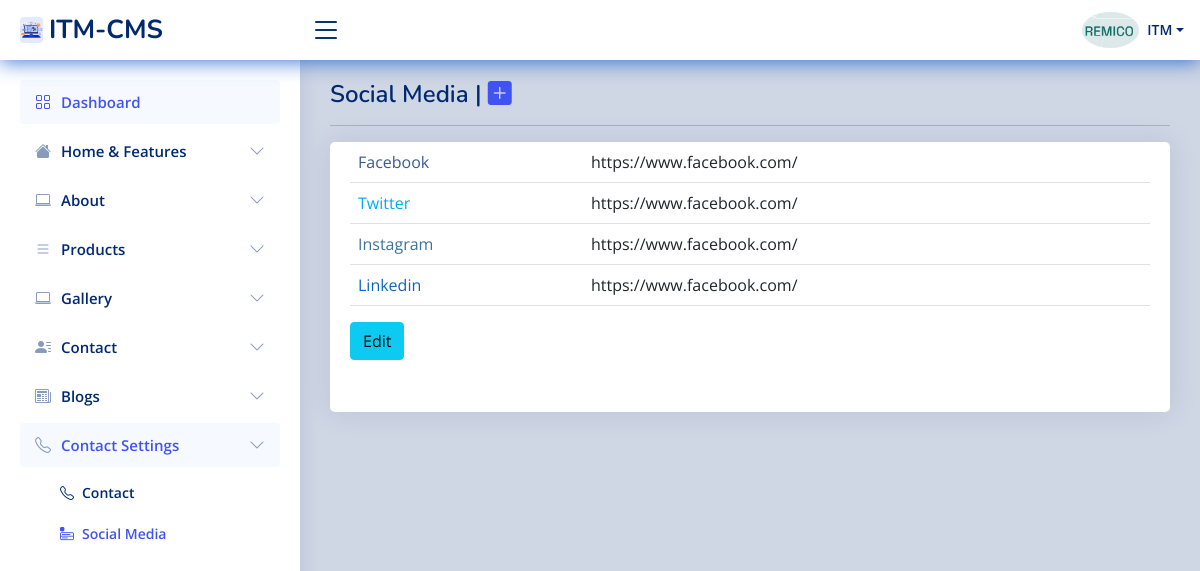
/itm-admin/user/social-media (signed in), run on the app's committed database.
### tables this page shows
CREATE TABLE `stuff` (
  `userid` int(11) NOT NULL,
  `stuff_name` varchar(50) NOT NULL,
  `position` varchar(500) NOT NULL,
  `contact_info` varchar(50) NOT NULL,
  `business_name` varchar(500) NOT NULL,
  `business_details` varchar(250) NOT NULL,
  `service_charge` varchar(250) NOT NULL,
  `business_phone` varchar(100) NOT NULL,
  `business_email` varchar(250) NOT NULL,
  `biz_web` varchar(200) NOT NULL,
  `business_address` varchar(500) NOT NULL,
  `invoice_welcome` varchar(500) NOT NULL,
  `photo` varchar(150) NOT NULL,
  `sign_img` text NOT NULL,
  `join_date` date NOT NULL,
  `status` int(11) NOT NULL,
  `software_status` int(11) NOT NULL,
  `comments` varchar(500) NOT NULL,
  `division_id` int(11) NOT NULL,
  `district_id` int(11) NOT NULL,
  `upazila_id` int(11) NOT NULL,
  `inv_name` varchar(50) NOT NULL
);

CREATE TABLE `user` (
  `userid` int(11) NOT NULL,
  `full_name` varchar(250) NOT NULL,
  `username` varchar(50) NOT NULL,
  `password` varchar(200) NOT NULL,
  `access_level` int(11) NOT NULL,
  `status` int(11) NOT NULL,
  `expire_date` date NOT NULL
);

CREATE TABLE `social_media` (
  `id` int(11) NOT NULL,
  `user_id` int(11) NOT NULL,
  `facebook` varchar(100) NOT NULL,
  `twitter` varchar(100) NOT NULL,
  `youtube` varchar(100) NOT NULL,
  `instagram` varchar(100) NOT NULL,
  `tiktok` varchar(255) DEFAULT NULL,
  `linkedin` varchar(255) DEFAULT NULL
);

### itm-admin/user/session.php (called while the page is built, shortened)
<?php
include('../includes/conn.php');
$sq = mysqli_query($con, "select * from stuff left join `user` on user.userid=stuff.userid where stuff.userid='" . $_SESSION['id'] . "'");
$srow = mysqli_fetch_array($sq);
$user = $srow['username'];

### itm-admin/user/social-media.php (the view, shortened to what this page needs)
<!DOCTYPE html>
<html lang="en">
<head>
  <?php require_once 'head_link.php'; ?>
</head>
<body>
  <?php require_once 'header1.php'; ?>
  <?php require_once 'sidebar.php'; ?>
  <main id="main" class="main">
    <div class="pagetitle">
      <h1>Social Media | <span> <a href=""> <i class="bi bi-plus-square-fill"></i> </a> </span> </h1>
      <hr>
    </div>
    <section class="section">
      <div class="row">
        <div class="col-lg-12">
          <div class="card">
            <div class="card-body">
              <div style="margin-bottom: 2rem;">
                <table width="100%" class="table  table-hover " customer_id="dataTables-example">
                  <?php
                  $eq = mysqli_query($con, "select * from social_media  where user_id='" . $_SESSION['id'] . "' ORDER BY id DESC  ");
                  while ($eqrow = mysqli_fetch_array($eq)) {
                  ?>
                    <tr>
                      <td style="color:#3b5998;"><label class="control-label">Facebook</label></td>
                      <td><?php echo $eqrow['facebook']; ?></td>
                    </tr>
                    <tr>
                      <td style="color:#00acee;"><label class="control-label">Twitter</label></td>
                      <td><?php echo $eqrow['twitter']; ?></td>
                    </tr>
                    <tr>
                      <td style="color:#3f729b;"><label class="control-label">Instagram</label></td>
                      <td><?php echo $eqrow['instagram']; ?></td>
                    </tr>
                    <tr>
                      <td style="color:#0a66c2;"><label class="control-label">Linkedin</label></td>
                      <td><?php echo $eqrow['linkedin']; ?></td>
                    </tr>
                </table>
                <tr>
                  <td><a class="btn btn-info" href="social-media-edit?edit_id=<?php echo $eqrow['id']; ?>" title="click for edit" onclick="return confirm('Are You Sure To Edit ?')"><span class="glyphicon glyphicon-edit"></span> Edit</a> </td>
                </tr>
              <?php
                  }
              ?>
              </div>
            </div>
          </div>
        </div>
      </div>
    </section>
  </main>
  <?php require_once 'footer1.php'; ?>

### itm-admin/user/header1.php (shortened to what this page needs)
<?php
  require_once 'session.php';
  include('../scripts2.php');
  ?>
  <header id="header" class="header fixed-top d-flex align-items-center">
    <div class="d-flex align-items-center justify-content-between">
      <a href="home" class="logo d-flex align-items-center">
        <img src="../includes/web.jpg" alt="ITM" class="rounded">
        <span class="d-none d-lg-block">ITM-CMS</span>
      </a>
      <i class="bi bi-list toggle-sidebar-btn"></i>
    </div>
    <nav class="header-nav ms-auto">
      <ul class="d-flex align-items-center">
        <li class="nav-item dropdown pe-3">
          <a class="nav-link nav-profile d-flex align-items-center pe-0" href="#" data-bs-toggle="dropdown">
            <img src="../<?php if ($srow['photo']==""){echo "img/profile.jpg"; } else {echo $srow['photo'];} ?>" alt="Profile" class="rounded-circle">
            <span class="d-none d-md-block dropdown-toggle ps-2"><?php echo $user; ?></span>
          </a>
        </li>
      </ul>
    </nav>
  </header>

### itm-admin/user/assets/css/style.css (style rules this page uses)
:root { scroll-behavior: smooth; }
body { background:#01297030; font-family: "Open Sans", sans-serif; color: #444444; }
a { color: #4154f1; text-decoration: none; }
h1, h2, h3, h4, h5, h6 { font-family: "Nunito", sans-serif; }
#main { margin-top: 60px; padding: 20px 30px; transition: all 0.3s; }
.pagetitle { margin-bottom: 10px; }
.pagetitle h1 { font-size: 24px; margin-bottom: 0; font-weight: 600; color: #012970; }
.card { margin-bottom: 30px; border: none; border-radius: 5px; box-shadow: 0px 0 30px rgba(1, 41, 112, 0.1); }
.card-body { padding: 0 20px 20px 20px; }
.logo { line-height: 1; }
@media (min-width: 1200px) { .logo { width: 280px; } }
.logo img { max-height: 26px; margin-right: 6px; }
.logo span { font-size: 26px; font-weight: 700; color: #012970; font-family: "Nunito", sans-serif; }
.header { transition: all 0.5s; z-index: 997; height: 60px; box-shadow: 0px 2px 20px rgba(1, 41, 112, 0.1); background-color: #fff; padding-left: 20px; }
.header .toggle-sidebar-btn { font-size: 32px; padding-left: 10px; cursor: pointer; color: #012970; }
.header-nav ul { list-style: none; }
.header-nav > ul { margin: 0; padding: 0; }
.header-nav .nav-profile { color: #012970; }
.header-nav .nav-profile img { max-height: 36px; }
.header-nav .nav-profile span { font-size: 14px; font-weight: 600; }
@media (min-width: 1200px) { #main, #footer { margin-left: 300px; } }

### itm-admin/user/header1.php (style rules this page uses)
.header { transition: all 0.5s; z-index: 997; height: 60px; box-shadow: 0px 2px 20px #0a58cac9; background-color: #fff; padding-left: 20px; }

### data on the page
stuff: photo (picture), user.username "ITM"
social_media: facebook "https://www.facebook.com/", twitter "https://www.facebook.com/", instagram "https://www.facebook.com/", linkedin "https://www.facebook.com/"
